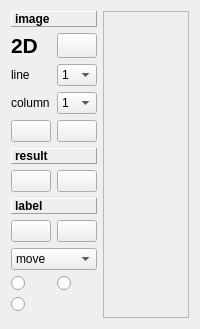
      <widget class="QWidget" name="tab_3">
       <attribute name="title">
        <string>Data Viewing</string>
       </attribute>
       <layout class="QHBoxLayout" name="horizontalLayout_7">
        <item>
         <layout class="QHBoxLayout" name="horizontalLayout_5" stretch="1,15">
          <item>
           <layout class="QVBoxLayout" name="verticalLayout_2" stretch="1,1">
            <property name="sizeConstraint">
             <enum>QLayout::SetMinimumSize</enum>
            </property>
            <item>
             <layout class="QGridLayout" name="gridLayout_2">
              <property name="sizeConstraint">
               <enum>QLayout::SetFixedSize</enum>
              </property>
              <item row="2" column="1">
               <widget class="QComboBox" name="linebox">
                <item>
                 <property name="text">
                  <string>1</string>
                 </property>
                </item>
                <item>
                 <property name="text">
                  <string>2</string>
                 </property>
                </item>
                <item>
                 <property name="text">
                  <string>3</string>
                 </property>
                </item>
               </widget>
              </item>
              <item row="4" column="1">
               <widget class="QPushButton" name="openfile">
                <property name="sizePolicy">
                 <sizepolicy hsizetype="Preferred" vsizetype="Preferred">
                  <horstretch>0</horstretch>
                  <verstretch>0</verstretch>
                 </sizepolicy>
                </property>
                <property name="text">
                 <string/>
                </property>
                <property name="icon">
                 <iconset resource="resrc.qrc">
                  <normaloff>:/icons/Icons/eye1.png</normaloff>:/icons/Icons/eye1.png</iconset>
                </property>
                <property name="iconSize">
                 <size>
                  <width>35</width>
                  <height>35</height>
                 </size>
                </property>
               </widget>
              </item>
              <item row="6" column="0">
               <widget class="QPushButton" name="bpatch">
                <property name="sizePolicy">
                 <sizepolicy hsizetype="Preferred" vsizetype="Preferred">
                  <horstretch>0</horstretch>
                  <verstretch>0</verstretch>
                 </sizepolicy>
                </property>
                <property name="text">
                 <string/>
                </property>
                <property name="icon">
                 <iconset resource="resrc.qrc">
                  <normaloff>:/icons/Icons/folder.png</normaloff>:/icons/Icons/folder.png</iconset>
                </property>
                <property name="iconSize">
                 <size>
                  <width>35</width>
                  <height>35</height>
                 </size>
                </property>
               </widget>
              </item>
              <item row="10" column="0">
               <widget class="QRadioButton" name="brectangle">
                <property name="sizePolicy">
                 <sizepolicy hsizetype="Minimum" vsizetype="Minimum">
                  <horstretch>0</horstretch>
                  <verstretch>0</verstretch>
                 </sizepolicy>
                </property>
                <property name="text">
                 <string/>
                </property>
                <property name="icon">
                 <iconset resource="resrc.qrc">
                  <normaloff>:/icons/Icons/Rectangle.png</normaloff>:/icons/Icons/Rectangle.png</iconset>
                </property>
                <property name="iconSize">
                 <size>
                  <width>35</width>
                  <height>35</height>
                 </size>
                </property>
               </widget>
              </item>
              <item row="5" column="0" colspan="2">
               <widget class="QLabel" name="label_6">
                <property name="font">
                 <font>
                  <weight>75</weight>
                  <bold>true</bold>
                 </font>
                </property>
                <property name="frameShape">
                 <enum>QFrame::Panel</enum>
                </property>
                <property name="frameShadow">
                 <enum>QFrame::Raised</enum>
                </property>
                <property name="text">
                 <string>result</string>
                </property>
               </widget>
              </item>
              <item row="0" column="0" colspan="2">
               <widget class="QLabel" name="label_5">
                <property name="sizePolicy">
                 <sizepolicy hsizetype="Minimum" vsizetype="Minimum">
                  <horstretch>0</horstretch>
                  <verstretch>0</verstretch>
                 </sizepolicy>
                </property>
                <property name="font">
                 <font>
                  <weight>75</weight>
                  <bold>true</bold>
                 </font>
                </property>
                <property name="frameShape">
                 <enum>QFrame::Panel</enum>
                </property>
                <property name="frameShadow">
                 <enum>QFrame::Raised</enum>
                </property>
                <property name="text">
                 <string>image</string>
                </property>
               </widget>
              </item>
              <item row="7" column="0" colspan="2">
               <widget class="QLabel" name="label_4">
                <property name="font">
                 <font>
                  <weight>75</weight>
                  <bold>true</bold>
                 </font>
                </property>
                <property name="frameShape">
                 <enum>QFrame::Panel</enum>
                </property>
                <property name="frameShadow">
                 <enum>QFrame::Raised</enum>
                </property>
                <property name="text">
                 <string>label</string>
                </property>
               </widget>
              </item>
              <item row="6" column="1">
               <widget class="QPushButton" name="bsetcolor">
                <property name="sizePolicy">
                 <sizepolicy hsizetype="Preferred" vsizetype="Preferred">
                  <horstretch>0</horstretch>
                  <verstretch>0</verstretch>
                 </sizepolicy>
                </property>
                <property name="text">
                 <string/>
                </property>
                <property name="icon">
                 <iconset resource="resrc.qrc">
                  <normaloff>:/icons/Icons/palette.png</normaloff>:/icons/Icons/palette.png</iconset>
                </property>
                <property name="iconSize">
                 <size>
                  <width>35</width>
                  <height>35</height>
                 </size>
                </property>
               </widget>
              </item>
              <item row="11" column="0">
               <widget class="QRadioButton" name="blasso">
                <property name="sizePolicy">
                 <sizepolicy hsizetype="Minimum" vsizetype="Minimum">
                  <horstretch>0</horstretch>
                  <verstretch>0</verstretch>
                 </sizepolicy>
                </property>
                <property name="text">
                 <string/>
                </property>
                <property name="icon">
                 <iconset resource="resrc.qrc">
                  <normaloff>:/icons/Icons/Lasso.png</normaloff>:/icons/Icons/Lasso.png</iconset>
                </property>
                <property name="iconSize">
                 <size>
                  <width>35</width>
                  <height>35</height>
                 </size>
                </property>
               </widget>
              </item>
              <item row="8" column="0">
               <widget class="QPushButton" name="bselectoron">
                <property name="sizePolicy">
                 <sizepolicy hsizetype="Preferred" vsizetype="Preferred">
                  <horstretch>0</horstretch>
                  <verstretch>0</verstretch>
                 </sizepolicy>
                </property>
                <property name="text">
                 <string/>
                </property>
                <property name="icon">
                 <iconset resource="resrc.qrc">
                  <normaloff>:/icons/Icons/switch1.png</normaloff>:/icons/Icons/switch1.png</iconset>
                </property>
                <property name="iconSize">
                 <size>
                  <width>35</width>
                  <height>35</height>
                 </size>
                </property>
               </widget>
              </item>
              <item row="1" column="0">
               <widget class="QLabel" name="visionlabel">
                <property name="font">
                 <font>
                  <pointsize>16</pointsize>
                  <weight>75</weight>
                  <italic>false</italic>
                  <bold>true</bold>
                 </font>
                </property>
                <property name="text">
                 <string>2D</string>
                </property>
                <property name="textFormat">
                 <enum>Qt::RichText</enum>
                </property>
               </widget>
              </item>
              <item row="1" column="1">
               <widget class="QPushButton" name="bdswitch">
                <property name="sizePolicy">
                 <sizepolicy hsizetype="Preferred" vsizetype="Preferred">
                  <horstretch>0</horstretch>
                  <verstretch>0</verstretch>
                 </sizepolicy>
                </property>
                <property name="text">
                 <string/>
                </property>
                <property name="icon">
                 <iconset resource="resrc.qrc">
                  <normaloff>:/icons/Icons/switch.png</normaloff>:/icons/Icons/switch.png</iconset>
                </property>
                <property name="iconSize">
                 <size>
                  <width>35</width>
                  <height>35</height>
                 </size>
                </property>
               </widget>
              </item>
              <item row="4" column="0">
               <widget class="QPushButton" name="bgrids">
                <property name="sizePolicy">
                 <sizepolicy hsizetype="Preferred" vsizetype="Preferred">
                  <horstretch>0</horstretch>
                  <verstretch>0</verstretch>
                 </sizepolicy>
                </property>
                <property name="text">
                 <string/>
                </property>
                <property name="icon">
                 <iconset resource="resrc.qrc">
                  <normaloff>:/icons/Icons/grids1.png</normaloff>:/icons/Icons/grids1.png</iconset>
                </property>
                <property name="iconSize">
                 <size>
                  <width>35</width>
                  <height>35</height>
                 </size>
                </property>
               </widget>
              </item>
              <item row="8" column="1">
               <widget class="QPushButton" name="bchoosemark">
                <property name="text">
                 <string/>
                </property>
                <property name="icon">
                 <iconset resource="resrc.qrc">
                  <normaloff>:/icons/Icons/overlap.png</normaloff>:/icons/Icons/overlap.png</iconset>
                </property>
                <property name="iconSize">
                 <size>
                  <width>35</width>
                  <height>35</height>
                 </size>
                </property>
               </widget>
              </item>
              <item row="9" column="0" colspan="2">
               <widget class="QComboBox" name="artifactbox">
                <item>
                 <property name="text">
                  <string>move</string>
                 </property>
                </item>
                <item>
                 <property name="text">
                  <string>shim</string>
                 </property>
                </item>
                <item>
                 <property name="text">
                  <string>noise</string>
                 </property>
                </item>
               </widget>
              </item>
              <item row="2" column="0">
               <widget class="QLabel" name="linelabel">
                <property name="text">
                 <string>line</string>
                </property>
               </widget>
              </item>
              <item row="3" column="1">
               <widget class="QComboBox" name="columnbox">
                <item>
                 <property name="text">
                  <string>1</string>
                 </property>
                </item>
                <item>
                 <property name="text">
                  <string>2</string>
                 </property>
                </item>
                <item>
                 <property name="text">
                  <string>3</string>
                 </property>
                </item>
               </widget>
              </item>
              <item row="3" column="0">
               <widget class="QLabel" name="columnlabel">
                <property name="text">
                 <string>column</string>
                </property>
               </widget>
              </item>
              <item row="10" column="1">
               <widget class="QRadioButton" name="bellipse">
                <property name="sizePolicy">
                 <sizepolicy hsizetype="Minimum" vsizetype="Minimum">
                  <horstretch>0</horstretch>
                  <verstretch>0</verstretch>
                 </sizepolicy>
                </property>
                <property name="text">
                 <string/>
                </property>
                <property name="icon">
                 <iconset resource="resrc.qrc">
                  <normaloff>:/icons/Icons/Ellipse.png</normaloff>:/icons/Icons/Ellipse.png</iconset>
                </property>
                <property name="iconSize">
                 <size>
                  <width>35</width>
                  <height>35</height>
                 </size>
                </property>
               </widget>
              </item>
             </layout>
            </item>
            <item>
             <widget class="QWidget" name="widget" native="true">
              <property name="sizePolicy">
               <sizepolicy hsizetype="Expanding" vsizetype="Expanding">
                <horstretch>0</horstretch>
                <verstretch>0</verstretch>
               </sizepolicy>
              </property>
             </widget>
            </item>
           </layout>
          </item>
          <item>
           <widget class="QScrollArea" name="scrollArea">
            <property name="widgetResizable">
             <bool>true</bool>
            </property>
            <widget class="QWidget" name="scrollAreaWidgetContents">
             <property name="geometry">
              <rect>
               <x>0</x>
               <y>0</y>
               <width>1115</width>
               <height>625</height>
              </rect>
             </property>
            </widget>
           </widget>
          </item>
         </layout>
        </item>
       </layout>
      </widget>
